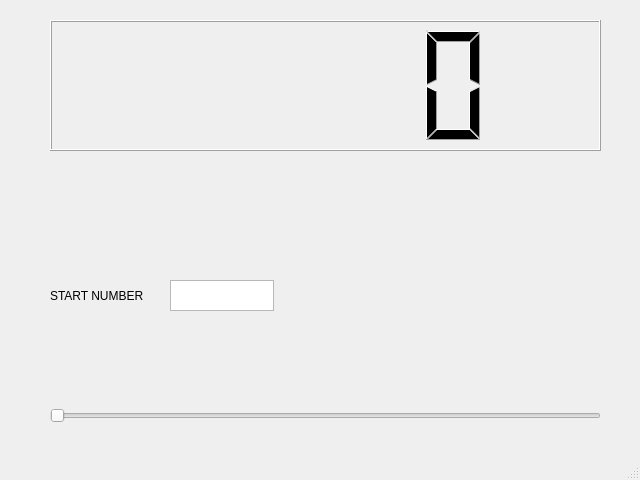
<?xml version="1.0" encoding="UTF-8"?>
<ui version="4.0">
 <class>MainWindow</class>
 <widget class="QMainWindow" name="MainWindow">
  <property name="geometry">
   <rect>
    <x>0</x>
    <y>0</y>
    <width>640</width>
    <height>480</height>
   </rect>
  </property>
  <property name="windowTitle">
   <string>MainWindow</string>
  </property>
  <widget class="QWidget" name="centralwidget">
   <widget class="QSlider" name="horizontalSlider">
    <property name="geometry">
     <rect>
      <x>50</x>
      <y>400</y>
      <width>551</width>
      <height>31</height>
     </rect>
    </property>
    <property name="orientation">
     <enum>Qt::Horizontal</enum>
    </property>
   </widget>
   <widget class="QLCDNumber" name="lcdNumber">
    <property name="geometry">
     <rect>
      <x>50</x>
      <y>20</y>
      <width>551</width>
      <height>131</height>
     </rect>
    </property>
   </widget>
   <widget class="QLabel" name="label">
    <property name="geometry">
     <rect>
      <x>50</x>
      <y>270</y>
      <width>111</width>
      <height>51</height>
     </rect>
    </property>
    <property name="text">
     <string>START NUMBER</string>
    </property>
   </widget>
   <widget class="QTextEdit" name="textEdit">
    <property name="geometry">
     <rect>
      <x>170</x>
      <y>280</y>
      <width>104</width>
      <height>31</height>
     </rect>
    </property>
   </widget>
  </widget>
  <widget class="QMenuBar" name="menubar">
   <property name="geometry">
    <rect>
     <x>0</x>
     <y>0</y>
     <width>640</width>
     <height>22</height>
    </rect>
   </property>
  </widget>
  <widget class="QStatusBar" name="statusbar"/>
 </widget>
 <resources/>
 <connections/>
</ui>
